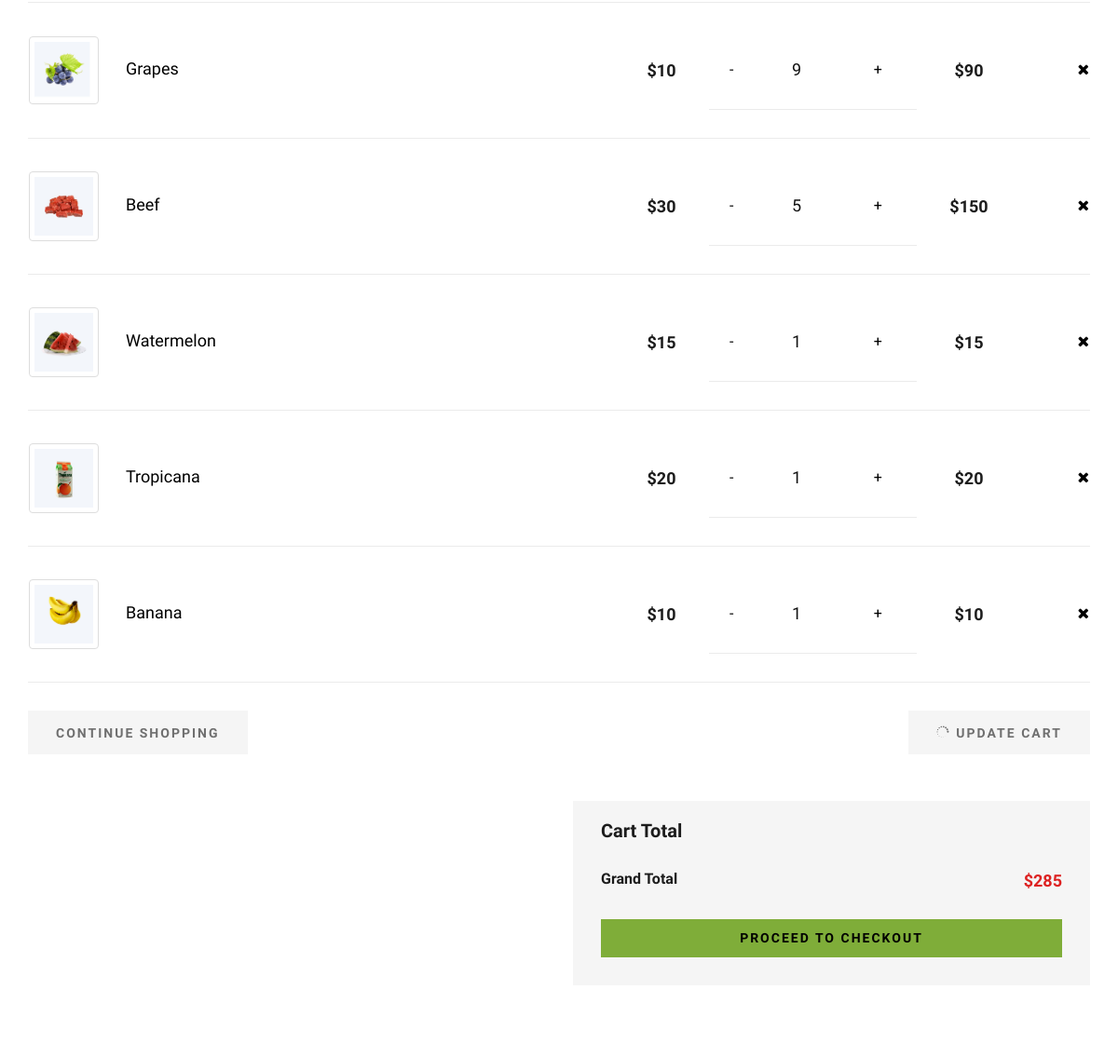
Page /cart_items (signed in, middle part) on the earlier database version.
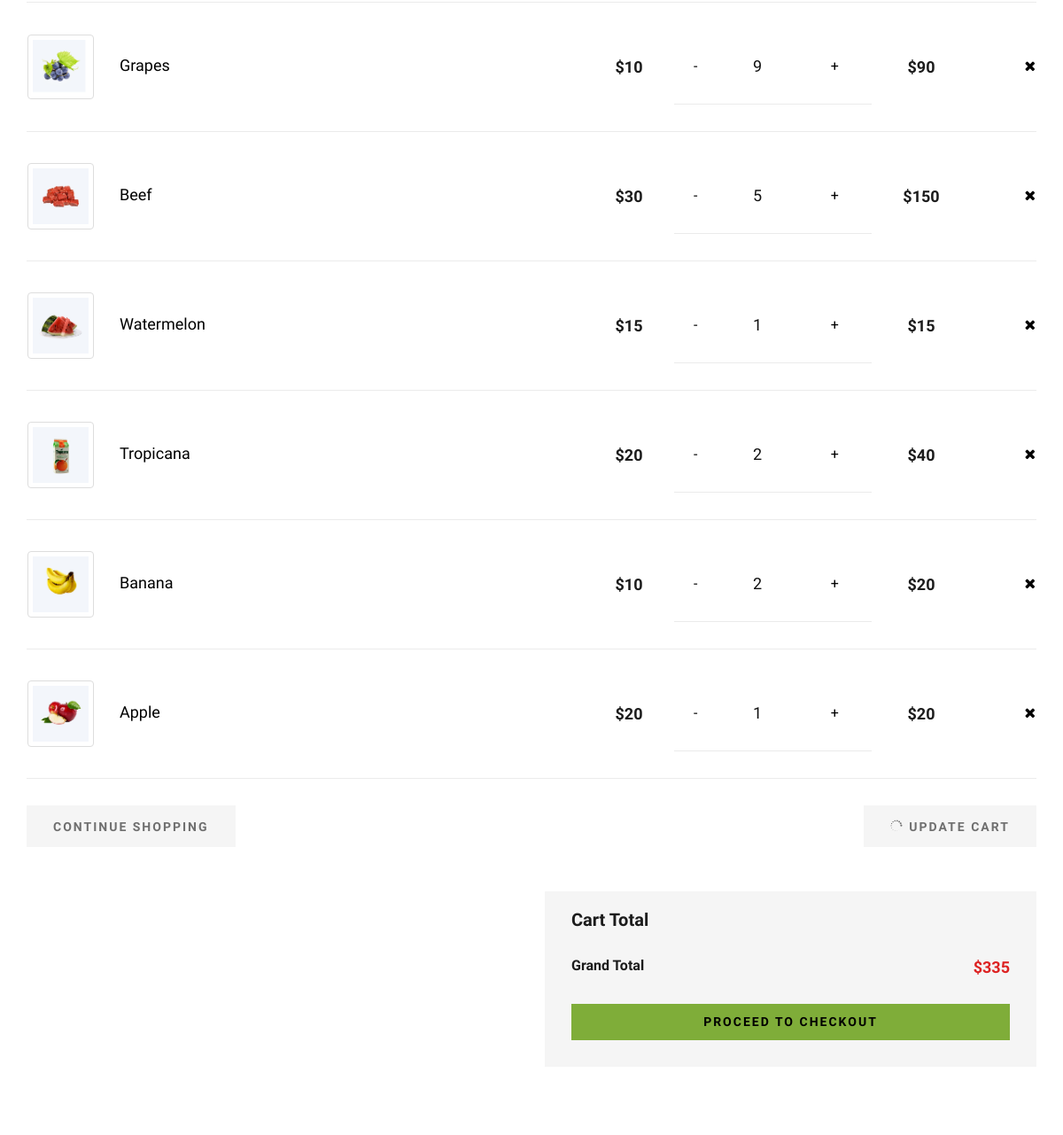
Same page on the later database version.
### fresh/models.py (models this page shows, shortened)
class Cart(models.Model):
    user = models.ForeignKey(User, on_delete=models.CASCADE, null=True)
    products = models.ForeignKey(Product, on_delete=models.CASCADE)
    quantity = models.IntegerField(null=False, blank=False)
    created_at = models.DateField(auto_now_add=True)
    def get_total(self):
        total = self.products.price * self.quantity
        return total

class Product(models.Model):
    pname = models.CharField(max_length=100)
    price = models.IntegerField()
    category = models.ForeignKey(Category, on_delete=models.CASCADE)
    image = models.ImageField(upload_to='media/', null=True)
    description = models.CharField(max_length=500, null=True)
    availability = models.CharField(max_length=100, null=True)
    quantity = models.CharField(max_length=10, null=True)
    created_at = models.DateField(auto_now_add=True, null=True)

### fresh/views.py (the view)
# urls.py: path('cart_items', views.viewcart, name='cart_items'),
def viewcart(request):
    grand_total = 0
    cart_items = Cart.objects.filter(user=request.user)
    for i in cart_items:
        grand_total = grand_total+i.get_total()
        context = {'cart_items': cart_items, 'grand_total': grand_total}
    return render(request, "shoping-cart.html", context)

### templates/shoping-cart.html (shortened to what this page needs)
<!DOCTYPE html>
<html lang="zxx">
<head>
    {% load static %}
    <link rel="stylesheet" href="{% static 'css/bootstrap.min.css' %}" type="text/css">
    <link rel="stylesheet" href="{% static 'css/font-awesome.min.css' %}" type="text/css">
    <link rel="stylesheet" href="{% static 'css/elegant-icons.css' %}" type="text/css">
    <link rel="stylesheet" href="{% static 'css/nice-select.css' %}" type="text/css">
    <link rel="stylesheet" href="{% static 'css/jquery-ui.min.css' %}" type="text/css">
    <link rel="stylesheet" href="{% static 'css/owl.carousel.min.css' %}" type="text/css">
    <link rel="stylesheet" href="{% static 'css/slicknav.min.css' %}" type="text/css">
    <link rel="stylesheet" href="{% static 'css/style.css' %}" type="text/css">
</head>
<body>
    <section class="shoping-cart spad">
        <div class="container">
            <div class="row">
                <div class="col-lg-12">
                    <div class="shoping__cart__table">
                        <table>
                            {% for item in cart_items %}
                            <tbody>
                                <tr>
                                    <td  class="shoping__cart__item">
                                        <img src="{{item.products.image.url}}" class="prod">
                                        <h5><a href="{% url 'fresh:description' item.products.id %}">{{item.products.pname}}</a></h5>
                                    </td>
                                    <td class="shoping__cart__price">
                                        ${{item.products.price}}
                                    </td>
                                    <td class="shoping__cart__quantity">
                                        <div class="quantity">
                                            <table>
                                            <tr>
                                            <td> <a href="{% url 'fresh:decrement' item.pk %}">-</a></td>
                                            <td><h5>{{ item.quantity }}</h5></td>
                                            <td><a href="{% url 'fresh:increment' item.pk %}">+</a></td>
                                            </tr>
                                            </table>
                                        </div>
                                    </td>
                                    <td class="shoping__cart__total">
                                        ${{item.get_total}}
                                    </td>
                                    <td class="shoping__cart__item__close">
                                        <a href="del_cart_item/{{item.id}}"><i class="fa fa-remove"></i></a>
                                    </td>
                                </tr>
                            </tbody>
                            {% endfor %}
                        </table>
                    </div>
                </div>
            </div>
            <div class="row">
                <div class="col-lg-12">
                    <div class="shoping__cart__btns">
                        <a href="/" class="primary-btn cart-btn">CONTINUE SHOPPING</a>
                        <a href="/cart_items" class="primary-btn cart-btn cart-btn-right"><span class="icon_loading"></span>
                            Update Cart</a>
                    </div>
                </div>
                <div class="col-lg-6">
                </div>
                <div class="col-lg-6">
                    <div class="shoping__checkout">
                        <h5>Cart Total</h5>
                        <ul>
                            <li>Grand Total <span>${{ grand_total }}</span></li>
                        </ul>
                        <a href="/checkout" class="primary-btn">PROCEED TO CHECKOUT</a>
                    </div>
                </div>
            </div>
        </div>
    </section>
</body>
</html>

Differences in the rows shown:
changed Cart "Tropicana": quantity "1" → "2"; get_total "20" → "40"
changed Cart "Banana": quantity "1" → "2"; get_total "10" → "20"
added Cart: products.image (picture), products.pname "Apple", products.price "20", quantity "1", get_total "20"
Other differences:
{{ grand_total }}: "285" → "335"
